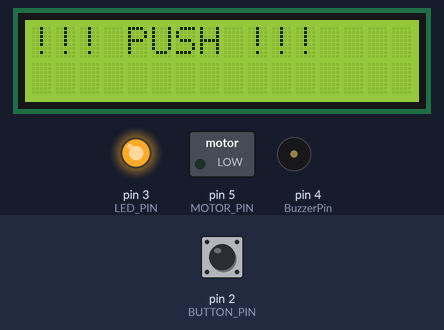
Recording of a program running on a simulated Arduino Uno, built with avr-gcc and run on an emulated ATmega328P. On the bench: 16×2 character LCD, switched loads named in the program (green lamp = pin HIGH), output pins drawn as LEDs (lit = HIGH), buzzer (waves = sounding). Inputs (shaded band) come from the test bench; at power-on: pin 2 (BUTTON_PIN) LOW. Random numbers use the default seed unless the program sets one; what the program prints to the serial monitor is not drawn.

Above: at 3.8 s.
3.9 s: pin 2 (BUTTON_PIN) pulled HIGH for 0.15 s
At 4.8 s:
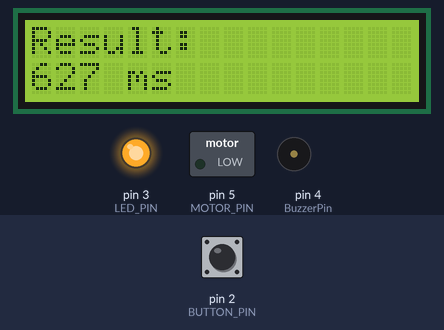
12.5 s: pin 2 (BUTTON_PIN) pulled HIGH for 1 s
At 15.9 s:
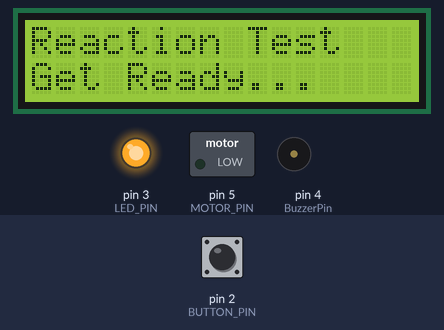
19.5 s: pin 2 (BUTTON_PIN) pulled HIGH for 0.15 s
At 20.3 s:
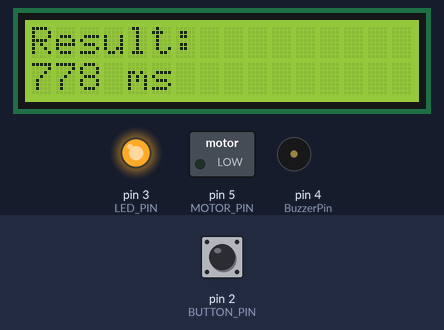
Timing chart, 0 to 26.5 s (numbered marks = the images above; inputs shaded):
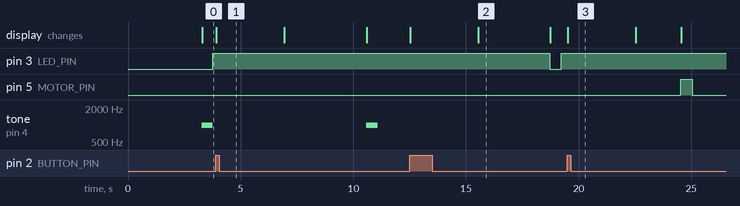

The program:

main.cpp
```cpp
/*
남박사 로봇학원 반응속도 테스터 코드 (파이썬 CSV 연동 버전)
@author: 장준혁
@date: 2026-05-16 (Update: 2026-05-23)
@description: 인터럽트와 millis()를 활용한 논블로킹 반응속도 테스터 코드입니다.
              시리얼 출력을 파이썬 툴 파싱용 포맷(SENSE,MS)으로 변경했습니다.
*/

#include <Arduino.h>
#include <LiquidCrystal_I2C.h>
#include <Wire.h>

const int LED_PIN = 3;    // Common anode LED 사용. LOW로 켜짐
const int BUTTON_PIN = 2; // 우노에서 2번 핀은 외부 인터럽트(INT0) 지원
const int BuzzerPin = 4;
const int MOTOR_PIN = 5;

LiquidCrystal_I2C lcd(0x27, 16, 2);

enum State
{
  READY,      // 랜덤 대기 상태
  CUE_ON,     // 신호 발생 상태
  SHOW_RESULT // 결과 출력 및 재시작 대기 상태
};

State currentState = READY;
unsigned long waitStartTime = 0;
unsigned long randomWaitTime = 0;
unsigned long cueStartTime = 0;
int selectedCue = 0; // 0: VISUAL, 1: AUDIO, 2: VIBRATE
volatile unsigned long signalOnTime = 0;
volatile unsigned long buttonPressTime = 0;
volatile bool isReacted = false;

void initializeLCD()
{
  lcd.init();
  lcd.backlight();
  lcd.setCursor(0, 0);
  lcd.print("Reaction Test");
  lcd.setCursor(0, 1);
  lcd.print("Get Ready...");
}

void turnOnCue(int cueType)
{
  if (cueType == 0)
  {
    digitalWrite(LED_PIN, LOW);
  }
  else if (cueType == 1)
  {
    tone(BuzzerPin, 1000);
  }
  else if (cueType == 2)
  {
    digitalWrite(MOTOR_PIN, HIGH);
  }
}

void turnOffAllCues()
{
  digitalWrite(LED_PIN, HIGH);
  noTone(BuzzerPin);
  digitalWrite(MOTOR_PIN, LOW);
}

void buttonISR()
{
  if (currentState == CUE_ON && !isReacted)
  {
    buttonPressTime = millis();
    isReacted = true;
  }
  else if (currentState != CUE_ON && !isReacted)
  {
    buttonPressTime = signalOnTime - 1;
    isReacted = true;
  }
}

void setup()
{
  Serial.begin(9600);

  pinMode(BUTTON_PIN, INPUT);
  pinMode(LED_PIN, OUTPUT);
  pinMode(BuzzerPin, OUTPUT);
  pinMode(MOTOR_PIN, OUTPUT);

  initializeLCD();

  randomSeed(analogRead(A0));
  attachInterrupt(digitalPinToInterrupt(BUTTON_PIN), buttonISR, RISING);

  randomWaitTime = random(2000, 5000);
  waitStartTime = millis();
}

void loop()
{
  unsigned long currentMillis = millis();

  switch (currentState)
  {
  case READY:
    if (currentMillis - waitStartTime >= randomWaitTime)
    {
      isReacted = false;
      selectedCue = random(0, 3);

      turnOnCue(selectedCue);
      cueStartTime = currentMillis;
      signalOnTime = currentMillis;

      lcd.clear();
      lcd.setCursor(0, 0);
      lcd.print("!!! PUSH !!!");

      currentState = CUE_ON;
    }
    break;

  case CUE_ON:
    if (isReacted)
    {
      turnOffAllCues();
      currentState = SHOW_RESULT;
    }
    else if (currentMillis - cueStartTime >= 500)
    {
      turnOffAllCues();
      if (isReacted)
      {
        currentState = SHOW_RESULT;
      }
    }
    break;

  case SHOW_RESULT:
    long reactionTime = buttonPressTime - signalOnTime;

    // 1. 패널티(조기 입력) 처리 시 시리얼 출력
    if (reactionTime < 0)
    {
      reactionTime = 999;
      lcd.clear();
      lcd.setCursor(0, 0);
      lcd.print("Too Early!");

      // 감각 종류에 따른 문자열 치환 후 CSV용 출력
      if (selectedCue == 0) Serial.print("VISUAL,");
      else if (selectedCue == 1) Serial.print("AUDIO,");
      else if (selectedCue == 2) Serial.print("VIBRATE,");
      Serial.println(reactionTime);
    }
    // 2. 정상 반응 속도 측정 성공 시 시리얼 출력
    else
    {
      lcd.clear();
      lcd.setCursor(0, 0);
      lcd.print("Result:");
      lcd.setCursor(0, 1);
      lcd.print(reactionTime);
      lcd.print(" ms");

      // 감각 종류에 따른 문자열 치환 후 CSV용 출력 (조건 2, 3 매핑 완료)
      if (selectedCue == 0) Serial.print("VISUAL,");
      else if (selectedCue == 1) Serial.print("AUDIO,");
      else if (selectedCue == 2) Serial.print("VIBRATE,");
      Serial.println(reactionTime);
    }

    delay(3000);

    lcd.clear();
    lcd.setCursor(0, 0);
    lcd.print("Reaction Test");
    lcd.setCursor(0, 1);
    lcd.print("Get Ready...");

    Serial.println("Get Ready..."); // 파이썬 툴에서는 무시됨

    randomWaitTime = random(2000, 5000);
    waitStartTime = millis();
    currentState = READY;
    break;
  }
}
```

Measured:
- after the input at 3.9 s, tone on pin 4 (BuzzerPin): silent → 1000 Hz after 6.7 s, → silent 0.50 s later; the display: changes at once (image 1)
- after the input at 12.5 s, pin 3 (LED_PIN): HIGH → LOW after 6.2 s, → HIGH 0.50 s later; the display: first changes at once (image 2 shows a later state)
- after the input at 19.5 s, pin 5 (MOTOR_PIN): LOW → HIGH after 5.0 s, → LOW 0.50 s later; the display: changes at once (image 3)
- what the display in image 2 shows lasts 3.2 s, from 15.5 s to 18.7 s
